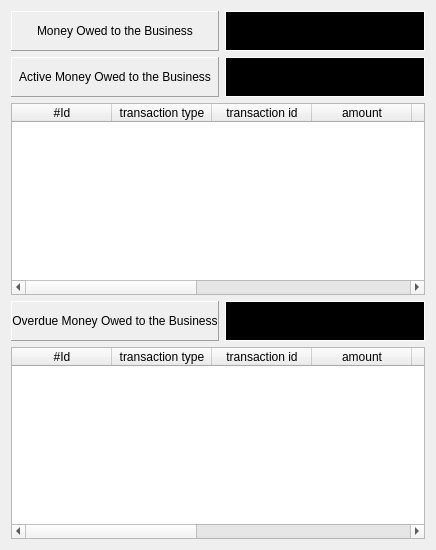
        <widget class="QWidget" name="csh03_exp_operations">
         <layout class="QVBoxLayout" name="verticalLayout_14">
          <item>
           <layout class="QHBoxLayout" name="horizontalLayout_47">
            <item>
             <widget class="QLabel" name="label_201">
              <property name="minimumSize">
               <size>
                <width>0</width>
                <height>40</height>
               </size>
              </property>
              <property name="styleSheet">
               <string notr="true"/>
              </property>
              <property name="frameShape">
               <enum>QFrame::Panel</enum>
              </property>
              <property name="frameShadow">
               <enum>QFrame::Raised</enum>
              </property>
              <property name="text">
               <string>Money Owed to the Business</string>
              </property>
              <property name="alignment">
               <set>Qt::AlignCenter</set>
              </property>
             </widget>
            </item>
            <item>
             <widget class="QLabel" name="lbl_debts_owing_all_2">
              <property name="minimumSize">
               <size>
                <width>200</width>
                <height>0</height>
               </size>
              </property>
              <property name="maximumSize">
               <size>
                <width>200</width>
                <height>16777215</height>
               </size>
              </property>
              <property name="styleSheet">
               <string notr="true">background-color: rgb(0, 0, 0);
color: rgb(255, 255, 255);
font: 75 12pt &quot;Arial&quot;;</string>
              </property>
              <property name="frameShape">
               <enum>QFrame::Panel</enum>
              </property>
              <property name="frameShadow">
               <enum>QFrame::Plain</enum>
              </property>
              <property name="text">
               <string/>
              </property>
             </widget>
            </item>
           </layout>
          </item>
          <item>
           <layout class="QHBoxLayout" name="horizontalLayout_48">
            <item>
             <widget class="QLabel" name="label_202">
              <property name="minimumSize">
               <size>
                <width>0</width>
                <height>40</height>
               </size>
              </property>
              <property name="styleSheet">
               <string notr="true"/>
              </property>
              <property name="frameShape">
               <enum>QFrame::Panel</enum>
              </property>
              <property name="frameShadow">
               <enum>QFrame::Raised</enum>
              </property>
              <property name="text">
               <string>Active Money Owed to the Business</string>
              </property>
              <property name="alignment">
               <set>Qt::AlignCenter</set>
              </property>
             </widget>
            </item>
            <item>
             <widget class="QLabel" name="lbl_debts_owing_active_2">
              <property name="minimumSize">
               <size>
                <width>200</width>
                <height>0</height>
               </size>
              </property>
              <property name="maximumSize">
               <size>
                <width>200</width>
                <height>16777215</height>
               </size>
              </property>
              <property name="styleSheet">
               <string notr="true">background-color: rgb(0, 0, 0);
color: rgb(255, 255, 255);
font: 75 12pt &quot;Arial&quot;;</string>
              </property>
              <property name="frameShape">
               <enum>QFrame::Panel</enum>
              </property>
              <property name="frameShadow">
               <enum>QFrame::Plain</enum>
              </property>
              <property name="text">
               <string/>
              </property>
             </widget>
            </item>
           </layout>
          </item>
          <item>
           <widget class="QTableWidget" name="tw_active_debts_owing_2">
            <column>
             <property name="text">
              <string>#Id</string>
             </property>
            </column>
            <column>
             <property name="text">
              <string>transaction type</string>
             </property>
            </column>
            <column>
             <property name="text">
              <string>transaction id</string>
             </property>
            </column>
            <column>
             <property name="text">
              <string>amount</string>
             </property>
            </column>
            <column>
             <property name="text">
              <string>effect</string>
             </property>
            </column>
            <column>
             <property name="text">
              <string>total</string>
             </property>
            </column>
            <column>
             <property name="text">
              <string>Payment Date</string>
             </property>
            </column>
            <column>
             <property name="text">
              <string>Status</string>
             </property>
            </column>
            <column>
             <property name="text">
              <string>View/Edit</string>
             </property>
            </column>
           </widget>
          </item>
          <item>
           <layout class="QHBoxLayout" name="horizontalLayout_46">
            <item>
             <widget class="QLabel" name="label_200">
              <property name="minimumSize">
               <size>
                <width>0</width>
                <height>40</height>
               </size>
              </property>
              <property name="styleSheet">
               <string notr="true"/>
              </property>
              <property name="frameShape">
               <enum>QFrame::Panel</enum>
              </property>
              <property name="frameShadow">
               <enum>QFrame::Raised</enum>
              </property>
              <property name="text">
               <string>Overdue Money Owed to the Business</string>
              </property>
              <property name="alignment">
               <set>Qt::AlignCenter</set>
              </property>
             </widget>
            </item>
            <item>
             <widget class="QLabel" name="lbl_debts_owing_overdue_2">
              <property name="minimumSize">
               <size>
                <width>200</width>
                <height>0</height>
               </size>
              </property>
              <property name="maximumSize">
               <size>
                <width>200</width>
                <height>16777215</height>
               </size>
              </property>
              <property name="styleSheet">
               <string notr="true">background-color: rgb(0, 0, 0);
color: rgb(255, 255, 255);
font: 75 12pt &quot;Arial&quot;;</string>
              </property>
              <property name="frameShape">
               <enum>QFrame::Panel</enum>
              </property>
              <property name="frameShadow">
               <enum>QFrame::Plain</enum>
              </property>
              <property name="text">
               <string/>
              </property>
             </widget>
            </item>
           </layout>
          </item>
          <item>
           <widget class="QTableWidget" name="tw_overdue_debts_owing_2">
            <column>
             <property name="text">
              <string>#Id</string>
             </property>
            </column>
            <column>
             <property name="text">
              <string>transaction type</string>
             </property>
            </column>
            <column>
             <property name="text">
              <string>transaction id</string>
             </property>
            </column>
            <column>
             <property name="text">
              <string>amount</string>
             </property>
            </column>
            <column>
             <property name="text">
              <string>effect</string>
             </property>
            </column>
            <column>
             <property name="text">
              <string>total</string>
             </property>
            </column>
            <column>
             <property name="text">
              <string>Payment Date</string>
             </property>
            </column>
            <column>
             <property name="text">
              <string>Status</string>
             </property>
            </column>
            <column>
             <property name="text">
              <string>View/Edit</string>
             </property>
            </column>
           </widget>
          </item>
         </layout>
        </widget>
